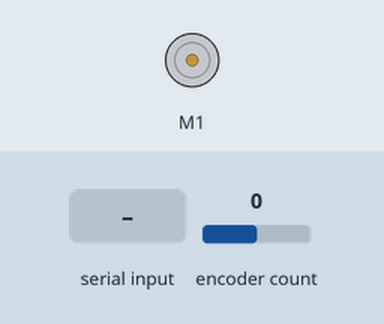
A sketch run on a simulated ATtiny85, built with avr-gcc and run on an emulated ATtiny85. Parts: DC motor (green arrow = forward, orange = backward, longer = faster). Inputs (shaded band) come from the test bench; at power-on: encoder count 0. What the sketch prints to the serial monitor is not drawn.

Above: at 1.2 s.
1.3 s: "90,45\n" received over Serial
2.8 s: encoder count set to 1
4.3 s: encoder count set to 2
Timing chart, 0 to 7.3 s (numbered marks = the images above; inputs shaded):
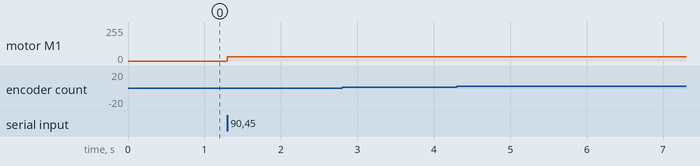

The sketch:

miniProjectEncoder.ino
```cpp
#include "Encoder.h"
#include <DualMC33926MotorShield.h>

DualMC33926MotorShield md;

#define PIN_A 2
#define RESET_PIN 3
#define PIN_B 5
#define TARGET_DELAY 100

// number of encoder counts in 90 degrees
#define QUARTER_TURN 800

Encoder encoder(PIN_A, PIN_B);
void reset();
void serialEvent();
void enableMotor(int pwr);

long lastSend = 0;          // Time in milliseconds that data was last sent to the PI
int encoderCounts = 0;      // Stored value of the encoder
int targetPosition = 0;     // Desired encoder value. Initially read in as a number 4 or less then converted to encoder counts
int convtargetPosition = 0; // Target position converted to encoder counts
int targetSet = 0;          // Saves target position motor is currently going to.
bool runMotor;              // Enable motor movement
int newCount = 0;
bool dataRead = true;

//Controller Code
double kp = 4.1156;
double ki = 0.37071;
double I = 0;
int e_past = 0;
int Ts = 0;
int Tc = 0;
double e = 0;
double r = 0;
double y = 0;


void setup() {
  Serial.begin(115200);
  runMotor = false;
  pinMode(RESET_PIN, INPUT);
  md.init();
  //attachInterrupt(digitalPinToInterrupt(RESET_PIN), reset, FALLING);
  lastSend = millis();
}


void loop() {
  newCount = encoder.read();

  //Controller Code for Loop
  int u = 0;
  y = (newCount - encoderCounts)/(millis()-lastSend);
  r = 0.1725;
  e = (r-y);
  I = I + Ts*e;
  u = (kp*e + (ki*I))*289.85;
  Ts = millis()-Tc;
  Tc = millis();

  //If Motor is enabled to run check to see where its value is into relation of target. If greater than or equal turn off motor.
  if(runMotor == true){
    if((newCount%3300) >= convtargetPosition){
        enableMotor(0);
        runMotor = false;
        dataRead = true;
    }
    else{
      if (u > 30){
        enableMotor(u);
      }
    }
  }
  // if newCount goes above encoder count for one full rotation reset to 0
  if(newCount >= 3300){
    encoder.write(0);
    newCount = encoder.read();
  }

    // Send the current possition to the pi
    // The raw count data is transmitted to the PI
    // 3200 counts per rotation => 1600 counts = 3.14
    // to get from counts to radians divide counts by 1590 then multiply by 3.14
  if (((millis() - lastSend) > TARGET_DELAY)) {
    Serial.println(newCount);
    Serial.flush();
    encoderCounts = newCount;
    lastSend = millis();
  }
}

void reset(){
  encoder.write(0);
  encoderCounts = 0;
}

void enableMotor(int pwr){
  md.setM1Speed(pwr);
}

void serialEvent() {
  if (dataRead == true){
    if(Serial.available() > 0) {
      String targetPositionStr = Serial.readStringUntil('\n');
      targetPosition = targetPositionStr.toInt();
    }
  //Only need to run below anytime the serialEvent
    if((targetPosition != 0) && (targetSet != targetPosition)) {
      convtargetPosition = targetPosition * QUARTER_TURN;
      targetSet = targetPosition;
      runMotor = true;
      dataRead = false;
      enableMotor(50);
    }
  }
}
```

Measured:
- after the input at 1.3 s, motor M1: stopped → forward 31/255 at once
- after the input at 2.8 s, every drawn part: stays the same
- after the input at 4.3 s, every drawn part: stays the same
